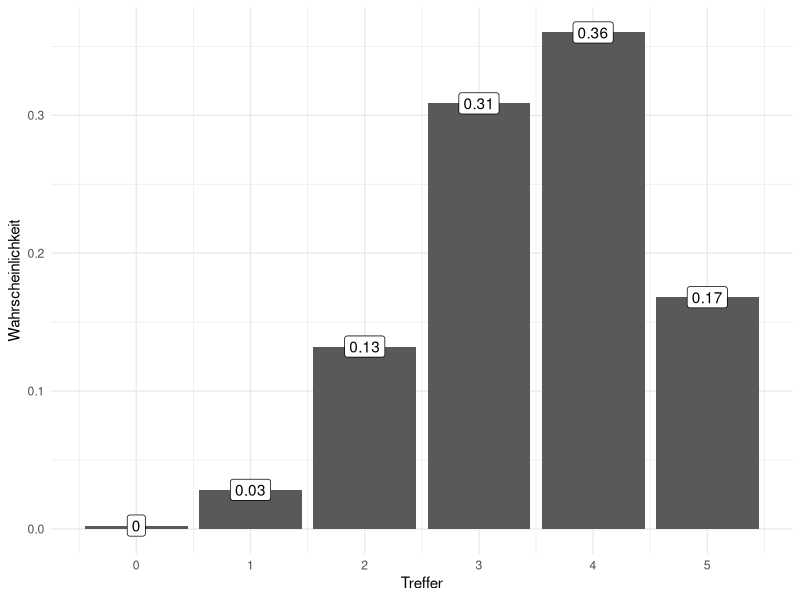

This figure's R source:
## ---- chunk 1
n <- 5
pi <- .7
## ---- chunk 2
dbinom(x = 0:n, size = n, prob = pi)
## ---- chunk 3
#| echo: false
#| warning: false

library(tidyverse)


binomial_plot <- function(n, p){
  dbinom(0:n, n, p) %>% 
    tibble(Wahrscheinlichkeit = .,
           Treffer = seq(0,n)) %>% 
    ggplot(aes(x = Treffer, y = Wahrscheinlichkeit)) +
    geom_col() +
    #   geom_segment(aes(xend = Treffer, yend = 0)) + 
    #  geom_point(color = "red", size = 5, alpha = .5) +
    scale_x_continuous(breaks = 0:n) +
    theme_minimal() +
    geom_label(aes(label = round(Wahrscheinlichkeit, 2)))
}

binomial_plot(n, pi)
## ---- chunk 4
W <- 3
## ---- chunk 5
choose(n, W) * pi^(W) * (1-pi)^(n-W)
